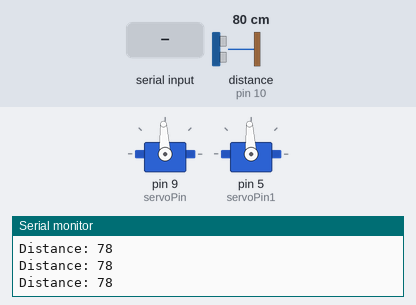
This sketch was run on a simulated Arduino Uno, built with avr-gcc and run on an emulated ATmega328P. On the bench: 2 × servo, the last lines printed to the serial monitor. Wiring (inferred from the names in the program): ultrasonic range finder: trigger pin 11; echo pin 10. Inputs (shaded band) come from the test bench; at power-on: distance to the obstacle (sensor on pin 10) 80 cm. The echo pulse lasts 58.3 µs per cm.

Above: at 8.2 s.
8.3 s: ".\n" received over Serial
At 8.46 s:
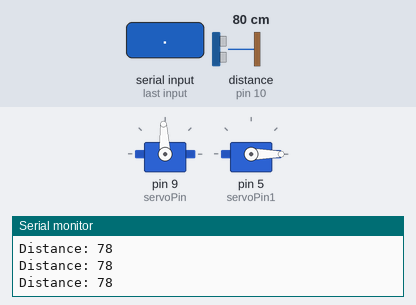
Timing chart, 0 to 11.3 s (numbered marks = the images above; inputs shaded):
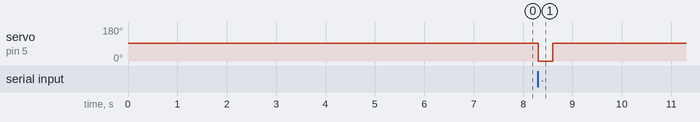

Measured:
- after the input at 8.3 s, servo on pin 5 (servoPin1): 93° → 0° at once, → 93° 0.30 s later

The sketch:

esc.ino
```cpp
#include <Servo.h>
byte servoPin = 9;
byte servoPin1 = 5;
Servo servo;
Servo servo1;

const int trigPin = 11;
const int echoPin = 10;
int iteration = 0;
int sensor_counter = 0;
// defines variables
long duration;
int distance;

void setup() {
  // Initialize Serial communication to see printed values
  pinMode(trigPin, OUTPUT); // Sets the trigPin as an Output
  pinMode(echoPin, INPUT); // Sets the echoPin as an Input
  Serial.begin(9600);

  servo.attach(servoPin);
  servo1.attach(servoPin1);

  servo.writeMicroseconds(1500); // send "stop" signal to ESC (Electronic Speed Controller).
  servo1.writeMicroseconds(1500);

  delay(7000); // delay to allow the ESC to recognize the stopped signal
}


void loop() {
  // put your main code here, to run repeatedly:
  // Clears the trigPin
  digitalWrite(trigPin, LOW);
  delayMicroseconds(2);
  // Sets the trigPin on HIGH state for 10 micro seconds
  digitalWrite(trigPin, HIGH);
  delayMicroseconds(10);
  digitalWrite(trigPin, LOW);
  // Reads the echoPin, returns the sound wave travel time in microseconds
  duration = pulseIn(echoPin, HIGH);
  // Calculating the distance
  distance= duration*0.034/2;
  // Prints the distance on the Serial Monitor
  Serial.print("Distance: ");
  Serial.println(distance);
  if (distance < 100 && iteration > 100) {
    if (sensor_counter > 10) {
      while (true) {
        servo.writeMicroseconds(1500);
        servo1.writeMicroseconds(1500);
      }
    } else {
      sensor_counter++;
    }
  } else {
    sensor_counter = 0;
  }
  if (iteration < 101) {
    iteration++;
  }
  if (Serial.available() > 0) {
    String data = Serial.readStringUntil('\n');
    int servoVal = data[0] - 48;

    int pwmVal = 0;
    for (int i = 1; i < data.length(); i++) {
      if (data[i] == '.') {
        break;
      }
      pwmVal = pwmVal * 10 + (data.charAt(i) - 48);
    }

    if (servoVal == 0) {
      servo.writeMicroseconds(pwmVal);
    } else {
      servo1.writeMicroseconds(pwmVal);
    }

    Serial.println("Port: " + String(servoVal) + " PWM: " + String(pwmVal));
    Serial.println(" ");

    // delay for 3 seconds to test
    //delay(3000);

  }
}
```
